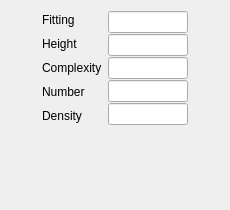
<?xml version="1.0" encoding="UTF-8"?>
<ui version="4.0">
 <class>WeightPanelManualClass</class>
 <widget class="QDialog" name="WeightPanelManualClass">
  <property name="geometry">
   <rect>
    <x>0</x>
    <y>0</y>
    <width>230</width>
    <height>210</height>
   </rect>
  </property>
  <property name="minimumSize">
   <size>
    <width>230</width>
    <height>210</height>
   </size>
  </property>
  <property name="maximumSize">
   <size>
    <width>350</width>
    <height>210</height>
   </size>
  </property>
  <property name="windowTitle">
   <string>Weight Panel</string>
  </property>
  <layout class="QGridLayout" name="gridLayout">
   <item row="0" column="0">
    <layout class="QHBoxLayout" name="horizontalLayout_4">
     <item>
      <spacer name="horizontalSpacer_3">
       <property name="orientation">
        <enum>Qt::Horizontal</enum>
       </property>
       <property name="sizeHint" stdset="0">
        <size>
         <width>10</width>
         <height>20</height>
        </size>
       </property>
      </spacer>
     </item>
     <item>
      <layout class="QVBoxLayout" name="verticalLayout_3">
       <item>
        <widget class="QLabel" name="label_4">
         <property name="text">
          <string>Fitting</string>
         </property>
        </widget>
       </item>
       <item>
        <widget class="QLabel" name="label_5">
         <property name="text">
          <string>Height</string>
         </property>
        </widget>
       </item>
       <item>
        <widget class="QLabel" name="label_6">
         <property name="text">
          <string>Complexity</string>
         </property>
        </widget>
       </item>
       <item>
        <widget class="QLabel" name="label_7">
         <property name="text">
          <string>Number</string>
         </property>
        </widget>
       </item>
       <item>
        <widget class="QLabel" name="label_3">
         <property name="text">
          <string>Density</string>
         </property>
        </widget>
       </item>
      </layout>
     </item>
     <item>
      <layout class="QVBoxLayout" name="verticalLayout_4">
       <property name="spacing">
        <number>1</number>
       </property>
       <item>
        <widget class="QLineEdit" name="lineEditFitting">
         <property name="minimumSize">
          <size>
           <width>80</width>
           <height>0</height>
          </size>
         </property>
         <property name="maximumSize">
          <size>
           <width>80</width>
           <height>16777215</height>
          </size>
         </property>
         <property name="alignment">
          <set>Qt::AlignCenter</set>
         </property>
        </widget>
       </item>
       <item>
        <widget class="QLineEdit" name="lineEditHeight">
         <property name="minimumSize">
          <size>
           <width>0</width>
           <height>0</height>
          </size>
         </property>
         <property name="maximumSize">
          <size>
           <width>80</width>
           <height>16777215</height>
          </size>
         </property>
         <property name="alignment">
          <set>Qt::AlignCenter</set>
         </property>
        </widget>
       </item>
       <item>
        <widget class="QLineEdit" name="lineEditComplexity">
         <property name="minimumSize">
          <size>
           <width>0</width>
           <height>0</height>
          </size>
         </property>
         <property name="maximumSize">
          <size>
           <width>80</width>
           <height>16777215</height>
          </size>
         </property>
         <property name="alignment">
          <set>Qt::AlignCenter</set>
         </property>
        </widget>
       </item>
       <item>
        <widget class="QLineEdit" name="lineEditNumber">
         <property name="maximumSize">
          <size>
           <width>80</width>
           <height>16777215</height>
          </size>
         </property>
         <property name="alignment">
          <set>Qt::AlignCenter</set>
         </property>
        </widget>
       </item>
       <item>
        <widget class="QLineEdit" name="lineEditDensity">
         <property name="maximumSize">
          <size>
           <width>80</width>
           <height>16777215</height>
          </size>
         </property>
         <property name="alignment">
          <set>Qt::AlignCenter</set>
         </property>
        </widget>
       </item>
      </layout>
     </item>
     <item>
      <spacer name="horizontalSpacer_4">
       <property name="orientation">
        <enum>Qt::Horizontal</enum>
       </property>
       <property name="sizeHint" stdset="0">
        <size>
         <width>10</width>
         <height>20</height>
        </size>
       </property>
      </spacer>
     </item>
    </layout>
   </item>
   <item row="1" column="0">
    <spacer name="verticalSpacer">
     <property name="orientation">
      <enum>Qt::Vertical</enum>
     </property>
     <property name="sizeHint" stdset="0">
      <size>
       <width>20</width>
       <height>38</height>
      </size>
     </property>
    </spacer>
   </item>
  </layout>
 </widget>
 <layoutdefault spacing="6" margin="11"/>
 <resources/>
 <connections/>
</ui>
